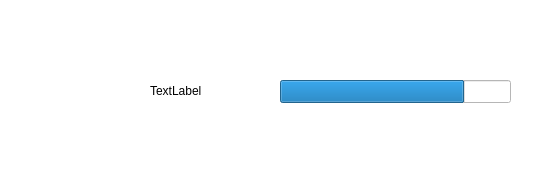
<?xml version="1.0" encoding="UTF-8"?>
<ui version="4.0">
 <class>transfer</class>
 <widget class="QMainWindow" name="transfer">
  <property name="geometry">
   <rect>
    <x>0</x>
    <y>0</y>
    <width>554</width>
    <height>194</height>
   </rect>
  </property>
  <property name="windowTitle">
   <string>MainWindow</string>
  </property>
  <property name="styleSheet">
   <string notr="true">background-color: rgb(255, 255, 255);</string>
  </property>
  <widget class="QWidget" name="centralwidget">
   <widget class="QLabel" name="label">
    <property name="geometry">
     <rect>
      <x>150</x>
      <y>70</y>
      <width>151</width>
      <height>41</height>
     </rect>
    </property>
    <property name="text">
     <string>TextLabel</string>
    </property>
   </widget>
   <widget class="QProgressBar" name="recvProg">
    <property name="geometry">
     <rect>
      <x>280</x>
      <y>80</y>
      <width>231</width>
      <height>23</height>
     </rect>
    </property>
    <property name="styleSheet">
     <string notr="true">recvProg::chunk{border-color: qlineargradient(spread:pad, x1:0, y1:0, x2:1, y2:0, stop:0 rgba(95, 103, 243, 255), stop:1 rgba(214, 74, 137, 255));
color: qlineargradient(spread:pad, x1:0, y1:0, x2:1, y2:0, stop:0 rgba(95, 103, 243, 255), stop:1 rgba(214, 74, 137, 255));}
</string>
    </property>
    <property name="value">
     <number>80</number>
    </property>
    <property name="textVisible">
     <bool>false</bool>
    </property>
   </widget>
   <widget class="QLabel" name="label_2">
    <property name="geometry">
     <rect>
      <x>10</x>
      <y>10</y>
      <width>51</width>
      <height>51</height>
     </rect>
    </property>
    <property name="styleSheet">
     <string notr="true">border-image: url(:/img/849.png);</string>
    </property>
    <property name="text">
     <string/>
    </property>
   </widget>
  </widget>
 </widget>
 <resources/>
 <connections/>
</ui>
